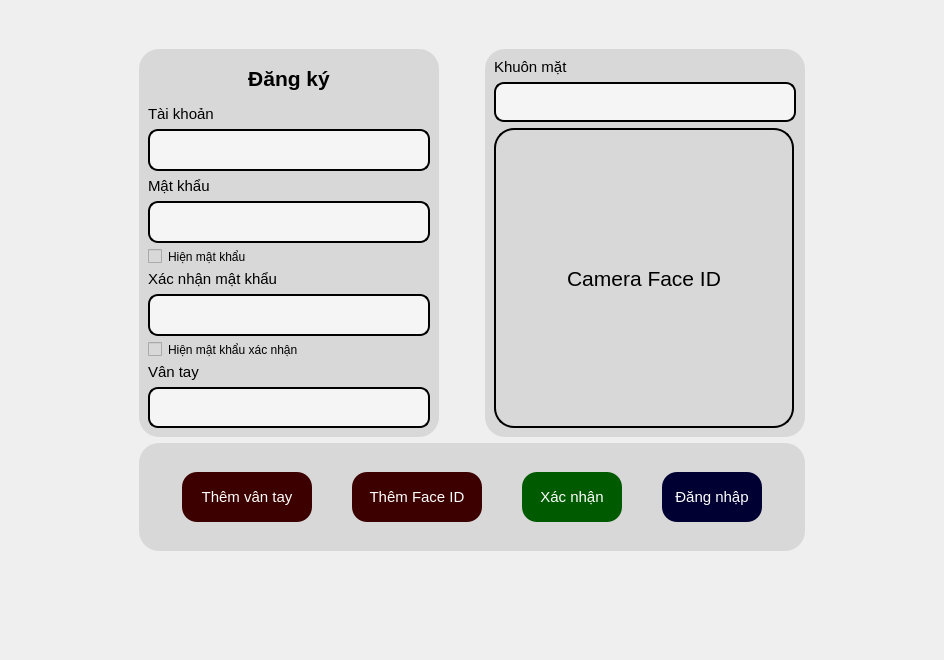
      <widget class="QWidget" name="trang_dang_ky">
       <layout class="QGridLayout" name="gridLayout_2">
        <item row="0" column="0">
         <layout class="QHBoxLayout" name="horizontalLayout_5">
          <item>
           <spacer name="horizontalSpacer">
            <property name="orientation">
             <enum>Qt::Horizontal</enum>
            </property>
            <property name="sizeHint" stdset="0">
             <size>
              <width>128</width>
              <height>18</height>
             </size>
            </property>
           </spacer>
          </item>
          <item>
           <layout class="QVBoxLayout" name="verticalLayout_5">
            <item>
             <spacer name="verticalSpacer_2">
              <property name="orientation">
               <enum>Qt::Vertical</enum>
              </property>
              <property name="sizeHint" stdset="0">
               <size>
                <width>20</width>
                <height>38</height>
               </size>
              </property>
             </spacer>
            </item>
            <item>
             <layout class="QVBoxLayout" name="verticalLayout_4">
              <item>
               <layout class="QHBoxLayout" name="horizontalLayout_2">
                <item>
                 <widget class="QFrame" name="frame_3">
                  <property name="sizePolicy">
                   <sizepolicy hsizetype="Preferred" vsizetype="Preferred">
                    <horstretch>0</horstretch>
                    <verstretch>0</verstretch>
                   </sizepolicy>
                  </property>
                  <property name="minimumSize">
                   <size>
                    <width>300</width>
                    <height>350</height>
                   </size>
                  </property>
                  <property name="maximumSize">
                   <size>
                    <width>300</width>
                    <height>450</height>
                   </size>
                  </property>
                  <property name="styleSheet">
                   <string notr="true">border-color: rgb(0, 0, 0);
background-color: rgb(216, 216, 216);
border-radius: 20px;</string>
                  </property>
                  <property name="frameShape">
                   <enum>QFrame::StyledPanel</enum>
                  </property>
                  <property name="frameShadow">
                   <enum>QFrame::Raised</enum>
                  </property>
                  <layout class="QVBoxLayout" name="verticalLayout">
                   <item>
                    <widget class="QLabel" name="label_6">
                     <property name="font">
                      <font>
                       <family>Tahoma</family>
                       <pointsize>16</pointsize>
                       <weight>75</weight>
                       <bold>true</bold>
                      </font>
                     </property>
                     <property name="text">
                      <string>Đăng ký</string>
                     </property>
                     <property name="alignment">
                      <set>Qt::AlignCenter</set>
                     </property>
                    </widget>
                   </item>
                   <item>
                    <widget class="QLabel" name="label_7">
                     <property name="sizePolicy">
                      <sizepolicy hsizetype="Maximum" vsizetype="Maximum">
                       <horstretch>0</horstretch>
                       <verstretch>0</verstretch>
                      </sizepolicy>
                     </property>
                     <property name="font">
                      <font>
                       <pointsize>11</pointsize>
                      </font>
                     </property>
                     <property name="text">
                      <string>Tài khoản</string>
                     </property>
                    </widget>
                   </item>
                   <item>
                    <widget class="QLineEdit" name="edt_tk_dk">
                     <property name="sizePolicy">
                      <sizepolicy hsizetype="Preferred" vsizetype="Preferred">
                       <horstretch>0</horstretch>
                       <verstretch>0</verstretch>
                      </sizepolicy>
                     </property>
                     <property name="font">
                      <font>
                       <family>Arial,sans-serif</family>
                       <pointsize>-1</pointsize>
                      </font>
                     </property>
                     <property name="styleSheet">
                      <string notr="true">QLineEdit {
                border: 2px solid black;
                border-radius: 10px;
                padding: 10px;
                background-color: #f5f5f5;
                color: #333;
                font-family: Arial, sans-serif;
                font-size: 14px;
            }
            QLineEdit:focus {
                border: 2px solid black;
            }</string>
                     </property>
                    </widget>
                   </item>
                   <item>
                    <widget class="QLabel" name="label_8">
                     <property name="sizePolicy">
                      <sizepolicy hsizetype="Maximum" vsizetype="Maximum">
                       <horstretch>0</horstretch>
                       <verstretch>0</verstretch>
                      </sizepolicy>
                     </property>
                     <property name="font">
                      <font>
                       <pointsize>11</pointsize>
                      </font>
                     </property>
                     <property name="text">
                      <string>Mật khẩu</string>
                     </property>
                    </widget>
                   </item>
                   <item>
                    <widget class="QLineEdit" name="edt_mk_dk">
                     <property name="sizePolicy">
                      <sizepolicy hsizetype="Preferred" vsizetype="Preferred">
                       <horstretch>0</horstretch>
                       <verstretch>0</verstretch>
                      </sizepolicy>
                     </property>
                     <property name="font">
                      <font>
                       <family>Arial,sans-serif</family>
                       <pointsize>-1</pointsize>
                      </font>
                     </property>
                     <property name="styleSheet">
                      <string notr="true">QLineEdit {
                border: 2px solid black;
                border-radius: 10px;
                padding: 10px;
                background-color: #f5f5f5;
                color: #333;
                font-family: Arial, sans-serif;
                font-size: 14px;
            }
            QLineEdit:focus {
                border: 2px solid black;
            }</string>
                     </property>
                     <property name="echoMode">
                      <enum>QLineEdit::Password</enum>
                     </property>
                    </widget>
                   </item>
                   <item>
                    <widget class="QCheckBox" name="cb_mkdki">
                     <property name="text">
                      <string>Hiện mật khẩu</string>
                     </property>
                    </widget>
                   </item>
                   <item>
                    <widget class="QLabel" name="label_10">
                     <property name="sizePolicy">
                      <sizepolicy hsizetype="Maximum" vsizetype="Maximum">
                       <horstretch>0</horstretch>
                       <verstretch>0</verstretch>
                      </sizepolicy>
                     </property>
                     <property name="font">
                      <font>
                       <pointsize>11</pointsize>
                      </font>
                     </property>
                     <property name="text">
                      <string>Xác nhận mật khẩu</string>
                     </property>
                    </widget>
                   </item>
                   <item>
                    <widget class="QLineEdit" name="edt_mkl_dk">
                     <property name="sizePolicy">
                      <sizepolicy hsizetype="Preferred" vsizetype="Preferred">
                       <horstretch>0</horstretch>
                       <verstretch>0</verstretch>
                      </sizepolicy>
                     </property>
                     <property name="font">
                      <font>
                       <family>Arial,sans-serif</family>
                       <pointsize>-1</pointsize>
                      </font>
                     </property>
                     <property name="styleSheet">
                      <string notr="true">QLineEdit {
                border: 2px solid black;
                border-radius: 10px;
                padding: 10px;
                background-color: #f5f5f5;
                color: #333;
                font-family: Arial, sans-serif;
                font-size: 14px;
            }
            QLineEdit:focus {
                border: 2px solid black;
            }</string>
                     </property>
                     <property name="echoMode">
                      <enum>QLineEdit::PasswordEchoOnEdit</enum>
                     </property>
                    </widget>
                   </item>
                   <item>
                    <widget class="QCheckBox" name="cb_mkl_dki">
                     <property name="text">
                      <string>Hiện mật khẩu xác nhận</string>
                     </property>
                    </widget>
                   </item>
                   <item>
                    <widget class="QLabel" name="label_9">
                     <property name="sizePolicy">
                      <sizepolicy hsizetype="Maximum" vsizetype="Maximum">
                       <horstretch>0</horstretch>
                       <verstretch>0</verstretch>
                      </sizepolicy>
                     </property>
                     <property name="font">
                      <font>
                       <pointsize>11</pointsize>
                      </font>
                     </property>
                     <property name="text">
                      <string>Vân tay</string>
                     </property>
                    </widget>
                   </item>
                   <item>
                    <widget class="QLabel" name="lb_vt_dki">
                     <property name="sizePolicy">
                      <sizepolicy hsizetype="Preferred" vsizetype="Preferred">
                       <horstretch>0</horstretch>
                       <verstretch>0</verstretch>
                      </sizepolicy>
                     </property>
                     <property name="font">
                      <font>
                       <family>Arial,sans-serif</family>
                       <pointsize>-1</pointsize>
                      </font>
                     </property>
                     <property name="styleSheet">
                      <string notr="true">
                border: 2px solid black;
                border-radius: 10px;
                padding: 10px;
                background-color: #f5f5f5;
                color: #333;
                font-family: Arial, sans-serif;
                font-size: 14px;

</string>
                     </property>
                     <property name="text">
                      <string/>
                     </property>
                    </widget>
                   </item>
                  </layout>
                 </widget>
                </item>
                <item>
                 <spacer name="horizontalSpacer_3">
                  <property name="orientation">
                   <enum>Qt::Horizontal</enum>
                  </property>
                  <property name="sizeHint" stdset="0">
                   <size>
                    <width>40</width>
                    <height>20</height>
                   </size>
                  </property>
                 </spacer>
                </item>
                <item>
                 <widget class="QFrame" name="frame_5">
                  <property name="minimumSize">
                   <size>
                    <width>320</width>
                    <height>350</height>
                   </size>
                  </property>
                  <property name="maximumSize">
                   <size>
                    <width>300</width>
                    <height>450</height>
                   </size>
                  </property>
                  <property name="styleSheet">
                   <string notr="true">border-color: rgb(0, 0, 0);
background-color: rgb(216, 216, 216);
border-radius: 20px;</string>
                  </property>
                  <property name="frameShape">
                   <enum>QFrame::StyledPanel</enum>
                  </property>
                  <property name="frameShadow">
                   <enum>QFrame::Raised</enum>
                  </property>
                  <layout class="QVBoxLayout" name="verticalLayout_3">
                   <item>
                    <widget class="QLabel" name="label_5">
                     <property name="font">
                      <font>
                       <pointsize>11</pointsize>
                      </font>
                     </property>
                     <property name="text">
                      <string>Khuôn mặt</string>
                     </property>
                    </widget>
                   </item>
                   <item>
                    <widget class="QLabel" name="lb_id_face_dki">
                     <property name="styleSheet">
                      <string notr="true">
                border: 2px solid black;
                border-radius: 10px;
                padding: 10px;
                background-color: #f5f5f5;
                color: #333;
                font-family: Arial, sans-serif;
                font-size: 14px;

</string>
                     </property>
                     <property name="text">
                      <string/>
                     </property>
                    </widget>
                   </item>
                   <item>
                    <widget class="QLabel" name="lb_cam_dki">
                     <property name="minimumSize">
                      <size>
                       <width>300</width>
                       <height>300</height>
                      </size>
                     </property>
                     <property name="maximumSize">
                      <size>
                       <width>300</width>
                       <height>300</height>
                      </size>
                     </property>
                     <property name="font">
                      <font>
                       <pointsize>16</pointsize>
                      </font>
                     </property>
                     <property name="styleSheet">
                      <string notr="true">border: 2px solid black;</string>
                     </property>
                     <property name="frameShape">
                      <enum>QFrame::WinPanel</enum>
                     </property>
                     <property name="frameShadow">
                      <enum>QFrame::Plain</enum>
                     </property>
                     <property name="text">
                      <string>Camera Face ID</string>
                     </property>
                     <property name="alignment">
                      <set>Qt::AlignCenter</set>
                     </property>
                    </widget>
                   </item>
                  </layout>
                 </widget>
                </item>
               </layout>
              </item>
              <item>
               <widget class="QFrame" name="frame_4">
                <property name="minimumSize">
                 <size>
                  <width>633</width>
                  <height>108</height>
                 </size>
                </property>
                <property name="styleSheet">
                 <string notr="true">border-color: rgb(0, 0, 0);
background-color: rgb(216, 216, 216);
border-radius: 20px;</string>
                </property>
                <property name="frameShape">
                 <enum>QFrame::StyledPanel</enum>
                </property>
                <property name="frameShadow">
                 <enum>QFrame::Raised</enum>
                </property>
                <layout class="QHBoxLayout" name="horizontalLayout_4">
                 <item>
                  <widget class="QPushButton" name="btn_vt_dki">
                   <property name="sizePolicy">
                    <sizepolicy hsizetype="Preferred" vsizetype="Preferred">
                     <horstretch>0</horstretch>
                     <verstretch>0</verstretch>
                    </sizepolicy>
                   </property>
                   <property name="maximumSize">
                    <size>
                     <width>130</width>
                     <height>50</height>
                    </size>
                   </property>
                   <property name="font">
                    <font>
                     <pointsize>11</pointsize>
                    </font>
                   </property>
                   <property name="styleSheet">
                    <string notr="true">QPushButton {
    background-color: rgb(60, 0, 0);
    color: rgb(255, 255, 255);
    border-radius: 15px;
}

QPushButton:hover {
    background-color: rgb(109, 109, 109);
	
	
}
</string>
                   </property>
                   <property name="text">
                    <string>Thêm vân tay</string>
                   </property>
                  </widget>
                 </item>
                 <item>
                  <widget class="QPushButton" name="btn_face_dk">
                   <property name="sizePolicy">
                    <sizepolicy hsizetype="Preferred" vsizetype="Preferred">
                     <horstretch>0</horstretch>
                     <verstretch>0</verstretch>
                    </sizepolicy>
                   </property>
                   <property name="maximumSize">
                    <size>
                     <width>130</width>
                     <height>50</height>
                    </size>
                   </property>
                   <property name="font">
                    <font>
                     <pointsize>11</pointsize>
                    </font>
                   </property>
                   <property name="styleSheet">
                    <string notr="true">QPushButton {
    background-color: rgb(60, 0, 0);
    color: rgb(255, 255, 255);
    border-radius: 15px;
}

QPushButton:hover {
    background-color: rgb(109, 109, 109);
	
	
}
</string>
                   </property>
                   <property name="text">
                    <string>Thêm Face ID</string>
                   </property>
                  </widget>
                 </item>
                 <item>
                  <widget class="QPushButton" name="btn_xn_dk">
                   <property name="sizePolicy">
                    <sizepolicy hsizetype="Preferred" vsizetype="Expanding">
                     <horstretch>0</horstretch>
                     <verstretch>0</verstretch>
                    </sizepolicy>
                   </property>
                   <property name="maximumSize">
                    <size>
                     <width>100</width>
                     <height>50</height>
                    </size>
                   </property>
                   <property name="font">
                    <font>
                     <pointsize>11</pointsize>
                    </font>
                   </property>
                   <property name="styleSheet">
                    <string notr="true">QPushButton {
    background-color: rgb(0, 90, 0);
    color: rgb(255, 255, 255);
    border-radius: 15px;
}

QPushButton:hover {
    background-color: green;
}
</string>
                   </property>
                   <property name="text">
                    <string>Xác nhận</string>
                   </property>
                  </widget>
                 </item>
                 <item>
                  <widget class="QPushButton" name="btn_ql_dn">
                   <property name="sizePolicy">
                    <sizepolicy hsizetype="Preferred" vsizetype="Expanding">
                     <horstretch>0</horstretch>
                     <verstretch>0</verstretch>
                    </sizepolicy>
                   </property>
                   <property name="maximumSize">
                    <size>
                     <width>100</width>
                     <height>50</height>
                    </size>
                   </property>
                   <property name="font">
                    <font>
                     <pointsize>11</pointsize>
                    </font>
                   </property>
                   <property name="styleSheet">
                    <string notr="true">QPushButton {
    background-color: rgb(0, 0, 50);
    color: rgb(255, 255, 255);
    border-radius: 15px;
}

QPushButton:hover {
    background-color: rgb(109, 109, 109);
	
	
}
</string>
                   </property>
                   <property name="text">
                    <string>Đăng nhập</string>
                   </property>
                  </widget>
                 </item>
                </layout>
               </widget>
              </item>
             </layout>
            </item>
            <item>
             <spacer name="verticalSpacer">
              <property name="orientation">
               <enum>Qt::Vertical</enum>
              </property>
              <property name="sizeHint" stdset="0">
               <size>
                <width>20</width>
                <height>98</height>
               </size>
              </property>
             </spacer>
            </item>
           </layout>
          </item>
          <item>
           <spacer name="horizontalSpacer_2">
            <property name="orientation">
             <enum>Qt::Horizontal</enum>
            </property>
            <property name="sizeHint" stdset="0">
             <size>
              <width>128</width>
              <height>18</height>
             </size>
            </property>
           </spacer>
          </item>
         </layout>
        </item>
       </layout>
      </widget>
